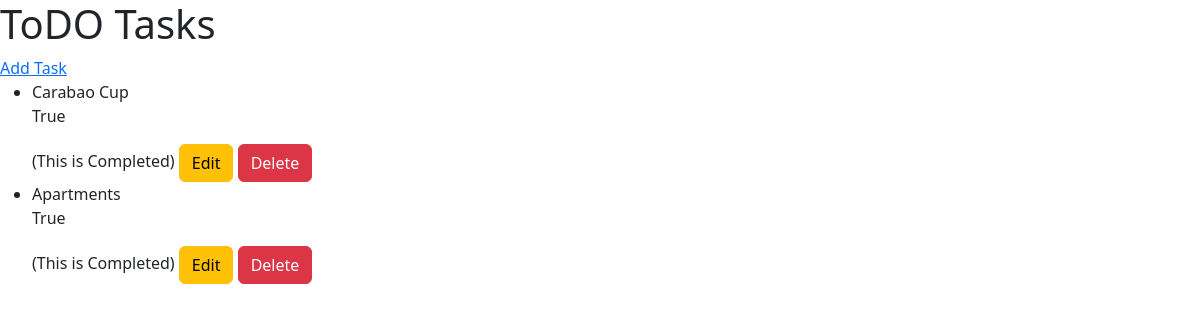
Before: / with the older database file.
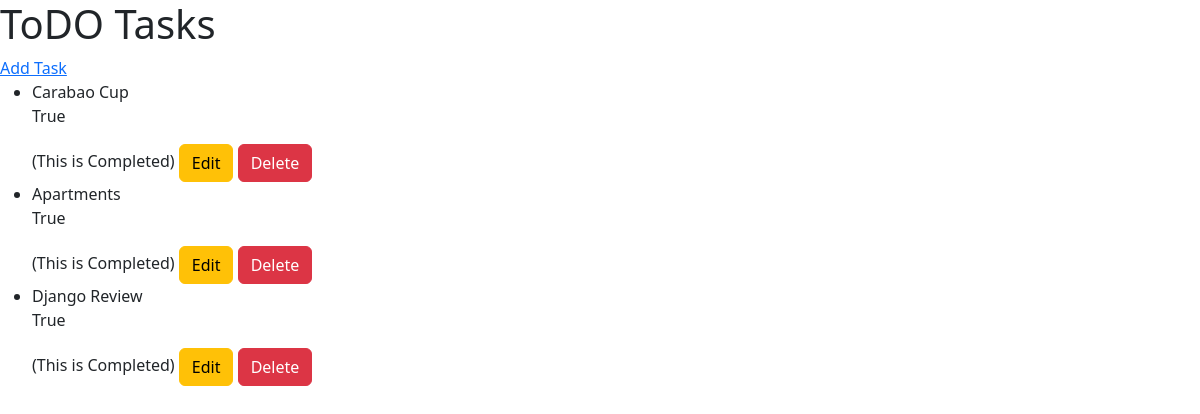
After: the same page with the newer database file.
### todo/models.py (models this page shows, shortened)
class Task(models.Model):
    title = models.CharField(max_length=100)
    completed = models.BooleanField(default=False)

### todo/views.py (the view)
# urls.py: path('', views.task_list, name='task_list'),
def task_list(request):
    tasks = Task.objects.all()
    return render(request,'todo/task_list.html',{'tasks':tasks})

### todo/templates/todo/task_list.html (shortened to what this page needs)
<!DOCTYPE html>
<html lang="en">
<head>
    <link href="https://cdn.jsdelivr.net/npm/bootstrap@5.3.3/dist/css/bootstrap.min.css" rel="stylesheet">
</head>
<body>
<h1>ToDO Tasks</h1>
<a href="{%  url 'task_create'  %}">Add Task</a>
<ul>
   {% for task in tasks%}
        <li>
              {{task.title}}
              <p>{{task.completed}}</p>
                <span>{% if task.completed %} (This is Completed) {% endif %}</span>
            <a type="btn" class="btn btn-warning" href="{% url 'task_update' task.pk %}">Edit</a>
            <a type="btn" class="btn btn-danger" href="{% url 'task_delete' task.pk %}">Delete</a>
        </li>
    {% endfor %}
</ul>
</body>
</html>

Changed rows visible on the page:
added Task: title "Django Review", completed "True", shows "(This is Completed)"
